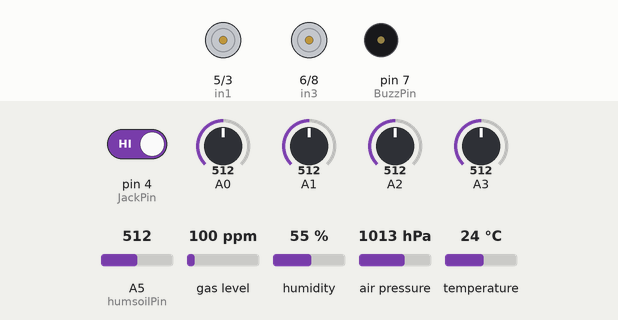
A sketch run on a simulated Arduino Uno, built with avr-gcc and run on an emulated ATmega328P. On the bench: motor-driver pin pairs drawn as motors (green arrow = first pin HIGH = forward, orange = second pin HIGH = backward, longer = more drive), buzzer (waves = sounding, pin HIGH). The inputs (shaded band) are chosen by the test bench; at power-on: pin 4 (JackPin) HIGH, A0 = 512, A1 = 512, A2 = 512, A3 = 512, A5 (humsoilPin) = 512, gas level 100 ppm, humidity 55 %, air pressure 1013 hPa, temperature 24 °C. Storage starts empty; what the sketch prints to the serial monitor is not drawn.

Above: at 2.2 s.
2.3 s: pin 4 (JackPin) driven LOW
At 19.0 s:
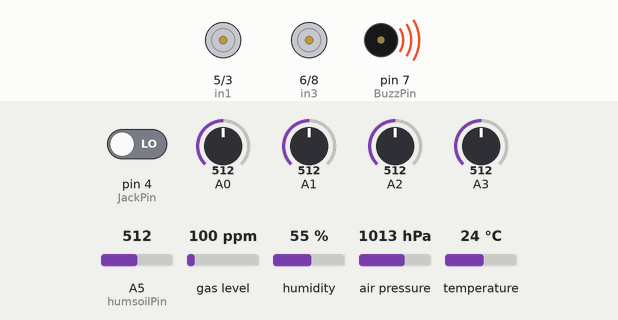
At 24.0 s:
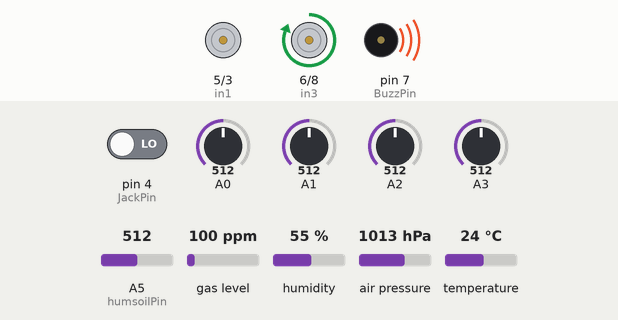
Timing chart, 0 to 24.9 s (numbered marks = the images above; inputs shaded):
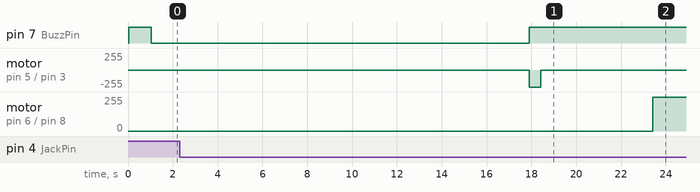

The sketch:

scenario.ino
```cpp
#include <Wire.h>
#include <Adafruit_Sensor.h>
#include <Adafruit_BME680.h>
#include <SoftwareSerial.h>
#include <SD.h>

#define BME_CS 10

#define SEALEVELPRESSURE_HPA (1013.25)

Adafruit_BME680 bme(BME_CS);

#define BuzzPin 7
#define JackPin 4
#define humsoilPin A5
int in1 = 5;
int in2 = 3; // FORAGE
int in3 = 6;
int in4 = 8; // EJECTION

// Calcul de temp avec Steinhart-Hart
#define Vcc 5
#define Ro 33000 // Résistance du pont
#define C1 0.001123350537530867
#define C2 0.0002062877904942806
#define C3 8.063933695988366e-08
float u; // Tension CTN
float R; // Résistance CTN
float logR; // ln(R)
float Temp; // Temp en *C
int ldrr;
int ldrv;
int ldrb;
int humsoil;

const int SD_CS = 9;
File monFichier;

int time = 0;
int down = 0;

void setup() {
  Serial.begin(9600);
  while (!Serial);

  Serial.println(F("Initialisation BME680..."));
  if (!bme.begin()) {
    Serial.println(F("Impossible de trouver BME680."));
    while (1);
  }
  Serial.println(F("BME680 initialisé."));

  Serial.println(F("Initialisation carte SD :"));
  if (!SD.begin(SD_CS)) {
    Serial.println(F("Échec initialization SD"));
    while (1);
  }
  Serial.println(F("Initialisation terminée."));
  Serial.println();

  // Test buzzer
  pinMode(BuzzPin, OUTPUT);
  digitalWrite(BuzzPin, HIGH);
  delay(1000);
  digitalWrite(BuzzPin, LOW);

  pinMode(in1, OUTPUT);
  pinMode(in2, OUTPUT);
  pinMode(in3, OUTPUT);
  pinMode(in4, OUTPUT);
  pinMode(4, INPUT);

  // Etalonnage
  bme.setTemperatureOversampling(BME680_OS_8X);
  bme.setHumidityOversampling(BME680_OS_2X);
  bme.setPressureOversampling(BME680_OS_4X);
  bme.setIIRFilterSize(BME680_FILTER_SIZE_3);
  bme.setGasHeater(320, 150);
}

void loop() {
  if (! bme.performReading()) {
    Serial.println("Erreur lecture BME680");
    return;
  }

  u = analogRead(A0) *5.0/1023; // Lecture tension
  R = Ro * (Vcc-u)/u; // Calcul résistance
  logR = log(R); // Calcul ln(R)
  Temp = (1.0 / (C1 + C2*logR + C3*logR*logR*logR)); // Calcul temp
  Temp = Temp - 273.15; // Conversion en °C


  float humidite = bme.humidity;
  float pression = (bme.pressure / 100.0);
  float airquality = (bme.gas_resistance / 1000.0);
  float altitude = bme.readAltitude(SEALEVELPRESSURE_HPA);
  String humiditeArrondie = String(humidite,1);
  String pressionArrondie = String(pression,1);
  String airqualityArrondie = String(airquality,1);
  String altitudeArrondie = String(altitude,1);
  String temperature = String(Temp, 2); //Arrondie après 2 chiffres car capteur linéaire et précis
  humiditeArrondie.replace(".", ",");
  pressionArrondie.replace(".", ",");
  airqualityArrondie.replace(".", ",");
  altitudeArrondie.replace(".", ",");
  temperature.replace(".", ",");

  ldrr = analogRead(1);
  ldrv = analogRead(2);
  ldrb = analogRead(3);
  String ldrrString = String(ldrr);
  String ldrvString = String(ldrv);
  String ldrbString = String(ldrb);

  humsoil = analogRead(humsoilPin);
  String humsoilString = String(humsoil);

  if (digitalRead(4) != 1 && time < 40 && time > 0) { // Si Jack OFF et temps entre 0 et 40s, transmettre données
  // Affichage : temp;hum;press;iqa;alt.....
    Serial.println(" ");
    Serial.print(temperature + ";");
    Serial.print(humiditeArrondie + ";");
    Serial.print(pressionArrondie + ";");
    Serial.print(airqualityArrondie + ";");
    Serial.print(altitudeArrondie + ";");
    Serial.print(ldrrString + ";");
    Serial.print(ldrvString + ";");
    Serial.print(ldrbString + ";");
  } else if (digitalRead(4) != 1 && time > 40) {
    Serial.println(" ");
    Serial.print("S-" + temperature + ";" + humiditeArrondie + ";" + pressionArrondie + ";" + airqualityArrondie + ";" + altitudeArrondie + ";" + humsoilString + ";");
  }

  monFichier = SD.open("donnees.csv", FILE_WRITE);
  if (monFichier) {
    monFichier.print(temperature);
    monFichier.print(";");
    monFichier.print(humiditeArrondie);              // Écriture dans le fichier
    monFichier.print(";");
    monFichier.print(pressionArrondie);
    monFichier.print(";");
    monFichier.print(airqualityArrondie);
    monFichier.print(";");
    monFichier.print(altitudeArrondie);
    monFichier.print(";");
    if (time >= 0 && time < 40) {
      monFichier.print(time);
      monFichier.print(";");
    } else {
      monFichier.print("END_OF_FALL");
      monFichier.print(";");
    }
    if (time > 40) {
      monFichier.print(ldrrString);
      monFichier.print(";");
      monFichier.print(ldrvString);
      monFichier.print(";");
      monFichier.print(ldrbString);
      monFichier.print(";");
      monFichier.print(humsoilString);
      monFichier.print(";");
    }
    monFichier.println("");
    monFichier.close();
    } else {
    Serial.println("Impossible ouvrir fichier");
    while (1);
  }

  if (digitalRead(4) != 1 && time > 40 && down == 0) {
    down = 1; // le forage a été effectué
    digitalWrite(BuzzPin, HIGH);

    digitalWrite(in2, HIGH);
    digitalWrite(in1, LOW); // Faire tourner EJECTION (vérifier sens)
    delay(500); // à bien déterminer !
    digitalWrite(in2, LOW);
    delay(5000);
    digitalWrite(in4, LOW); // Faire tourner FORAGE vers le bas
    digitalWrite(in3, HIGH);
    delay(16000);
    digitalWrite(in3, LOW);
  }

  if (digitalRead(4) != 1) {
    time = time + 1;
  }
  delay(210);
}
```

Measured:
- after the input at 2.3 s, pin 7 (BuzzPin): LOW → HIGH after 15.6 s; motor on pin 5 (in1) / pin 3 (in2): stopped → backward 255/255 after 15.6 s, → stopped 0.50 s later; motor on pin 6 (in3) / pin 8 (in4): stopped → forward 255/255 after 21.1 s
